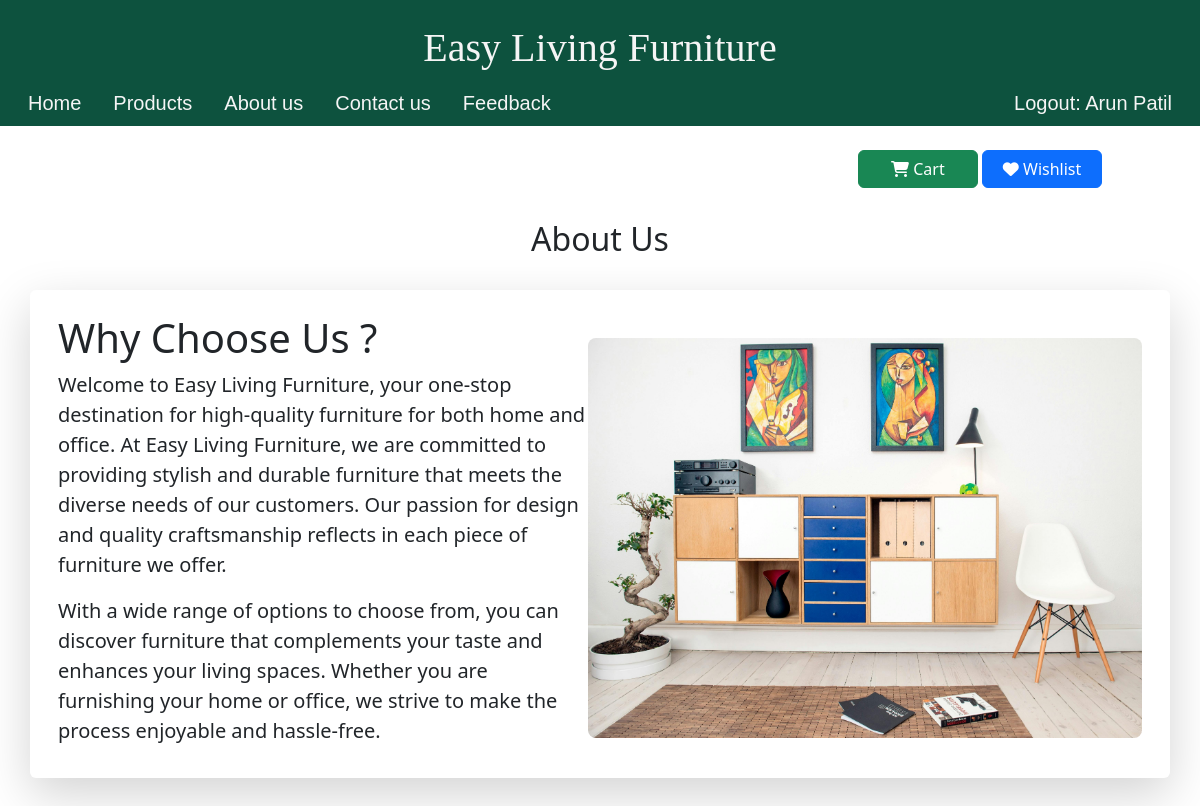
The app's page /about/ (signed in), older data.
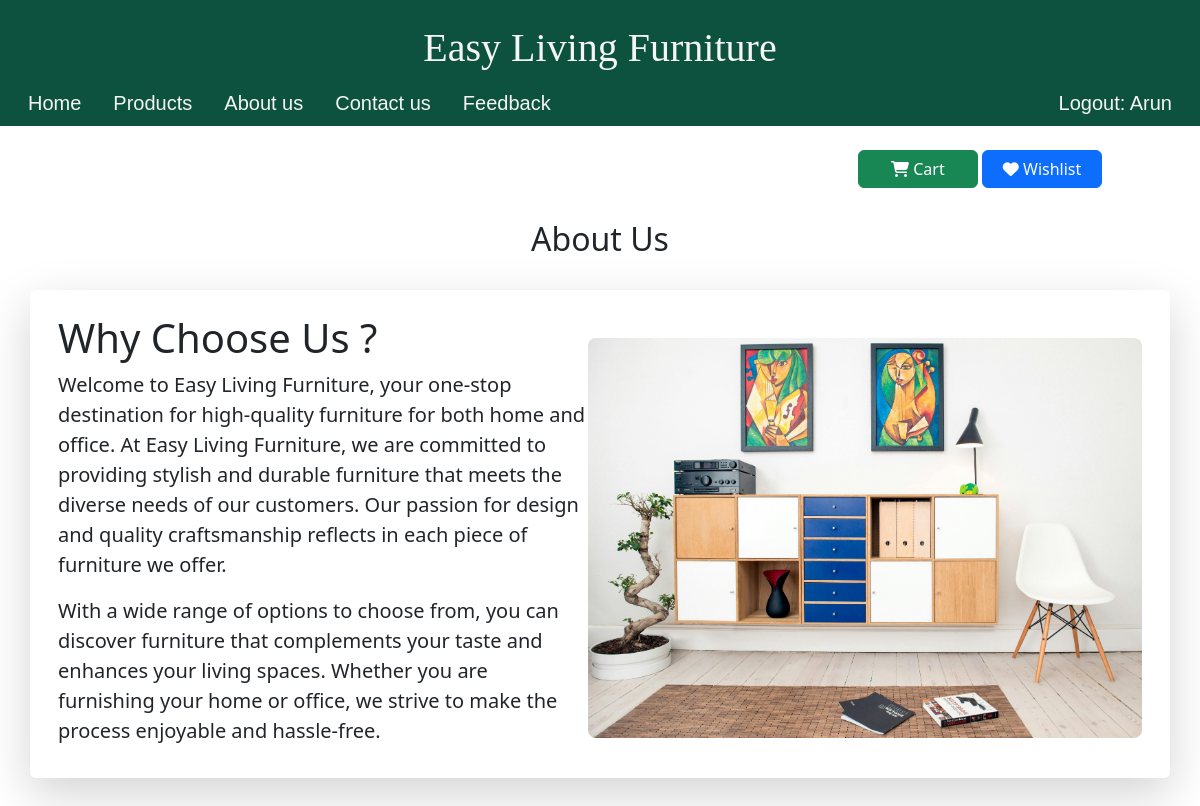
The same page, newer data.
### UsersApp/models.py (models this page shows, shortened)
class User(AbstractUser):
    full_name = models.CharField(max_length=100,null=True,blank=True)
    phone_number = models.CharField(max_length=100,null=True,blank=True)
    email = models.EmailField(unique=True)
    role = models.CharField(max_length=6,null=True, blank=True,default="User",choices=(("User",'User'),("Staff","Staff")))
    USERNAME_FIELD = 'email'
    REQUIRED_FIELDS = ['username']

### UsersApp/views.py (the view)
# urls.py: path('about/',about,name='about'),
def about(request):
    return render(request, 'about.html')

### UsersApp/templates/about.html (shortened to what this page needs)
{% load static %}
<html lang="en">
<head>
    <link href="https://cdn.jsdelivr.net/npm/bootstrap@5.3.3/dist/css/bootstrap.min.css" rel="stylesheet">
</head>
<body>
    <div class="container-fluid custom-navbar" style="background-color: #0d523e;">
        <h1 class="text-center pt-4">Easy Living Furniture</h1>
        <div class="row">
            <div class="col-6">
                <ul class="nav justify-content-start">
                    <li class="nav-item">
                      <a class="nav-link active" aria-current="page" href="{% url "index" %}">Home</a>
                    </li>
                    <li class="nav-item">
                      <a class="nav-link" href="{% url "categories" %}">Products</a>
                    </li>
                    <li class="nav-item">
                      <a class="nav-link" href="{% url "about" %}">About us</a>
                    </li>
                    <li class="nav-item">
                      <a class="nav-link" href="{% url "contact" %}">Contact us</a>
                    </li>
                    <li class="nav-item">
                      <a class="nav-link" href="{% url "feedback" %}">Feedback</a>
                    </li>
                  </ul>
            </div>
            <div class="col-6">
                <ul class="nav justify-content-end">
                  {% if request.user.is_authenticated %}
                  <li class="nav-item">
                    <a class="nav-link active" aria-current="page" href="{% url "logout-page" %}">Logout: {{request.user.full_name|capfirst}}</a>
                  </li>
                  {% else %}
                  <li class="nav-item">
                    <a class="nav-link active" aria-current="page" href="{% url "login-page" %}"><span><i class="fa-solid fa-user"></i></span> LOGIN</a>
                  </li>
                  {% endif %}
                </ul>
            </div>
        </div>
    </div>
    <div class="container mt-4 text-center">
      <div class="row justify-content-end">
              <div class="col-4">
                  <a href="{% url "cart" %}" class="btn btn-success" style="width: 120px;" ><span><i class="fa-solid fa-cart-shopping"></i></span> Cart</a>
                  <a href="{% url "wishlist" %}" class="btn btn-primary " style="width: 120px;"><span><i class="fa-solid fa-heart"></i></span> Wishlist</a>
              </div>
      </div>
  </div>
    <div class="container pt-2">
      <h2 class="text-center p-4">About Us</h2>
      <div class="row align-items-center shadow-lg p-3 mb-5 bg-white rounded pt-4">
        <div class="col-6 " >
          <h1>Why Choose Us ?</h1>
          <p class="para">Welcome to Easy Living Furniture, your one-stop destination for high-quality furniture for both home and office. At Easy Living Furniture, we are committed to providing stylish and durable furniture that meets the diverse needs of our customers. Our passion for design and quality craftsmanship reflects in each piece of furniture we offer.</p>
          <p class="para">With a wide range of options to choose from, you can discover furniture that complements your taste and enhances your living spaces. Whether you are furnishing your home or office, we strive to make the process enjoyable and hassle-free.</p>
        </div>
        <div class="col-6 d-flex justify-content-end" >
            <img src="{% static "img/about.jpg" %}" alt="">
        </div>
       </div>
    </div>
</body>
</html>

### UsersApp/templates/about.html (style rules this page uses)
.custom-navbar h1 { color: rgb(245, 245, 245) !important; font-family: 'Times New Roman', Times, serif; }
.custom-navbar a { color: rgb(245, 245, 245) !important; font-family: 'Gill Sans', 'Gill Sans MT', Calibri, 'Trebuchet MS', sans-serif; font-size: 20px; }
img { width: 600px; height: 400px; border-radius: 8px 8px 8px 8px; }
.para { font-size: 20px; }

Row changes from the older to the newer data that the page shows:
changed User: user.full_name "Arun Patil" → "Arun"
